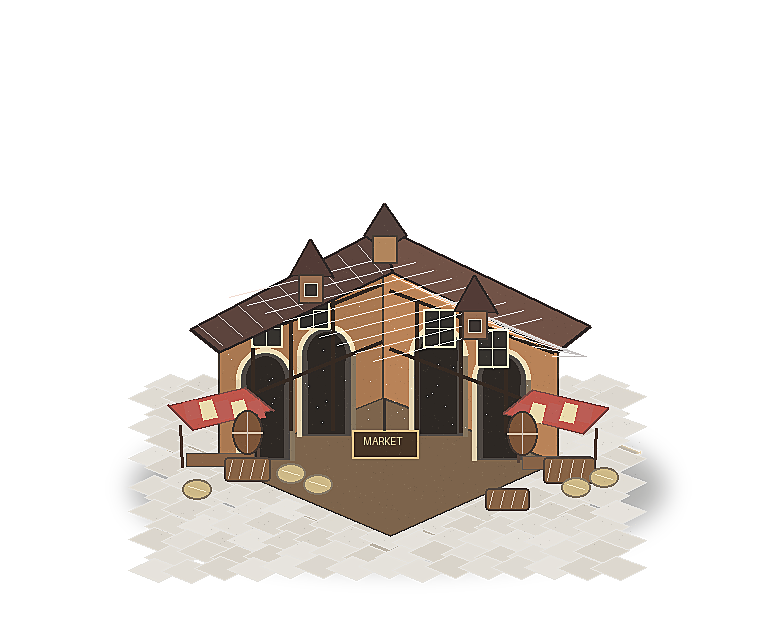
#> input picture assets/buildings/english-marketplace.webp, 768 x 640 px
$ python generate_english_marketplace_art.py ../assets/buildings/english-marketplace.webp
#> lines starting #> are read from the running program, lines starting #| are printed output that depends on the picture
### scripts/process_architecture_art.py
#!/usr/bin/env python3
"""Prepare generated architecture art for the production-art registry.

The generator returns a pale checkerboard as RGB pixels.  This processor
removes only neutral, bright pixels connected to a sheet edge, preserving the
warm limestone highlights inside each sprite while opening scaffold and gate
negative space.  Equal cell geometry is intentionally retained because the
renderer addresses the 2x2 sheets by source rectangle.
"""

from __future__ import annotations

import argparse
from collections import deque
from pathlib import Path

from PIL import Image, ImageFilter


BUILDING_SLUGS = frozenset(
    {
        "town-center",
        "house",
        "mill",
        "lumber-camp",
        "mine",
        "marketplace",
        "barracks",
        "stable",
        "foundry",
        "tower",
    }
)


def is_exterior_checker(pixel: tuple[int, int, int]) -> bool:
    red, green, blue = pixel
    return min(pixel) >= 222 and max(pixel) - min(pixel) <= 7


def remove_exterior_checkerboard(source: Path) -> Image.Image:
    image = Image.open(source).convert("RGB")
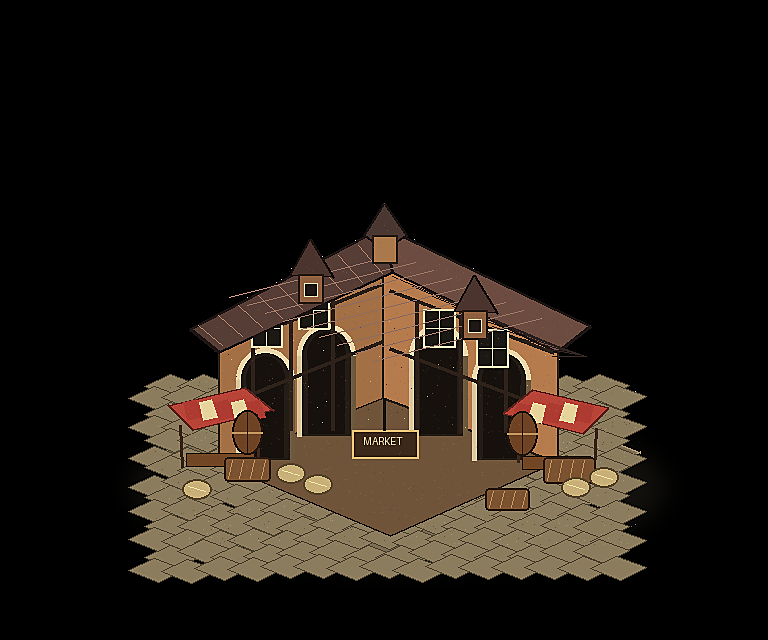
#> image: PIL image 768x640 RGB; mean R, G, B 32, 25.3, 18.6
    width, height = image.size
#> width = 768; height = 640
    pixels = image.load()
    exterior = Image.new("L", image.size, 0)
#> exterior: PIL image 768x640 L; every value is 0
    mask = exterior.load()
    pending: deque[tuple[int, int]] = deque()

    def enqueue(x: int, y: int) -> None:
        if mask[x, y] or not is_exterior_checker(pixels[x, y]):
            return
        mask[x, y] = 255
        pending.append((x, y))

    for x in range(width):
        enqueue(x, 0)
        enqueue(x, height - 1)
    for y in range(height):
        enqueue(0, y)
        enqueue(width - 1, y)

    while pending:
        x, y = pending.popleft()
        if x > 0:
            enqueue(x - 1, y)
        if x + 1 < width:
            enqueue(x + 1, y)
        if y > 0:
            enqueue(x, y - 1)
        if y + 1 < height:
            enqueue(x, y + 1)

    # Feather one pixel at the cut so down-sampling does not reveal a white
    # fringe around ropes, merlons, or window mouldings.
    exterior = exterior.filter(ImageFilter.GaussianBlur(0.65))
    alpha = exterior.point(lambda value: 255 - value)
#> alpha: PIL image 768x640 L; every value is 255
    output = image.convert("RGBA")
    output.putalpha(alpha)
    return output


# [74 lines left out: functions write_art, parse_building_art, parse_args, main, not called in this run]


# [2 lines that do not run on import are left out]

### scripts/generate_english_marketplace_art.py
#!/usr/bin/env python3
"""Prepare a high-detail English Marketplace source render for the game.

The Marketplace is intentionally sourced from a detailed rendered 1700s English
market-house study rather than drawn procedurally. This script removes the
generated checkerboard backdrop, crops the exterior transparency, fits the
building onto the runtime 768x640 transparent canvas, and writes the production
WebP consumed by js/gfx/art-assets.js.
"""

from __future__ import annotations

import argparse
import sys
from pathlib import Path

from PIL import Image


ROOT = Path(__file__).resolve().parents[1]
sys.path.insert(0, str(ROOT / "scripts"))

from process_architecture_art import remove_exterior_checkerboard  # noqa: E402


OUT = ROOT / "assets" / "buildings" / "english-marketplace.webp"
CANVAS_SIZE = (768, 640)
MAX_CONTENT_SIZE = (720, 590)


def prepare_marketplace(source: Path) -> Image.Image:
  image = remove_exterior_checkerboard(source)
  image = remove_light_matte(image)
  bounds = image.getbbox()
  if not bounds:
    raise ValueError(f"{source} did not contain visible marketplace pixels")
  cropped = image.crop(bounds)
  scale = min(
    MAX_CONTENT_SIZE[0] / cropped.width,
    MAX_CONTENT_SIZE[1] / cropped.height,
    1,
  )
  fitted = cropped.resize(
    (round(cropped.width * scale), round(cropped.height * scale)),
    Image.Resampling.LANCZOS,
  )
  canvas = Image.new("RGBA", CANVAS_SIZE, (0, 0, 0, 0))
#> canvas: PIL image 768x640 RGBA; every value is 0
  left = (CANVAS_SIZE[0] - fitted.width) // 2
  bottom_padding = 18
  top = CANVAS_SIZE[1] - fitted.height - bottom_padding
  canvas.alpha_composite(fitted, (left, top))
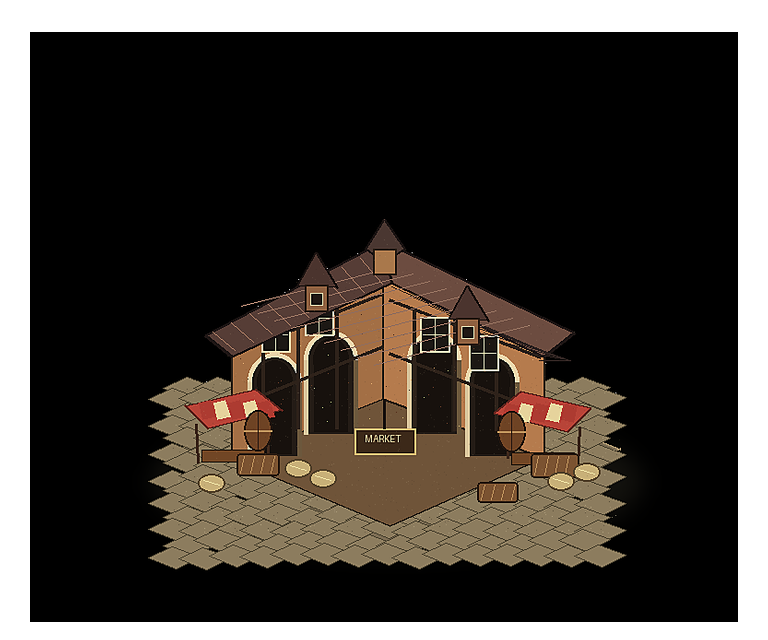
#> canvas: PIL image 768x640 RGBA; mean R, G, B, A 27.3, 21.6, 15.9, 216.7; transparent parts drawn white
  mute_canvas_highlights(canvas)
  return canvas


def remove_light_matte(image: Image.Image) -> Image.Image:
  output = image.convert("RGBA")
  pixels = output.load()
  for y in range(output.height):
    for x in range(output.width):
      red, green, blue, alpha = pixels[x, y]
      neutral = max(red, green, blue) - min(red, green, blue)
      bright = (red + green + blue) / 3
      if alpha < 238 and bright > 202 and neutral < 26:
        pixels[x, y] = (red, green, blue, 0)
        continue
      if alpha < 252:
        # Checkerboard removal can leave pale RGB values under semi-transparent
        # edge pixels. Nudge those pixels toward a dark warm matte so the asset
        # does not glow when drawn over grass or a dark screenshot viewer.
        blend = (252 - alpha) / 252
        pixels[x, y] = (
          round(red * (1 - blend) + 28 * blend),
          round(green * (1 - blend) + 23 * blend),
          round(blue * (1 - blend) + 18 * blend),
          alpha,
        )
  return output


def mute_canvas_highlights(image: Image.Image) -> None:
  pixels = image.load()
  for y in range(int(image.height * 0.46), image.height):
    for x in range(image.width):
      red, green, blue, alpha = pixels[x, y]
      if alpha < 160:
        continue
      neutral = max(red, green, blue) - min(red, green, blue)
      if red <= 205 or green <= 198 or blue <= 180 or neutral >= 65:
        continue
      luminance = (red * 0.30 + green * 0.59 + blue * 0.11) / 255
      shade = 0.70 + min(0.22, max(0, luminance - 0.70))
      pixels[x, y] = (
        round(142 * shade),
        round(116 * shade),
        round(76 * shade),
        alpha,
      )


def parse_args() -> argparse.Namespace:
  parser = argparse.ArgumentParser()
  parser.add_argument("source", type=Path, help="High-detail generated marketplace PNG")
  parser.add_argument("--output", type=Path, default=OUT)
  return parser.parse_args()


def main() -> None:
  args = parse_args()
  image = prepare_marketplace(args.source)
  args.output.parent.mkdir(parents=True, exist_ok=True)
  image.save(
    args.output,
    "WEBP",
    lossless=False,
    quality=96,
    alpha_quality=100,
    method=6,
    exact=True,
  )
  print(args.output)


if __name__ == "__main__":
  main()
